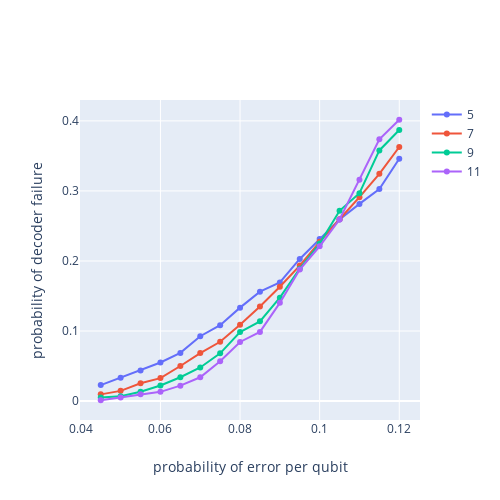

The notebook cell saved with this chart:
### Code cell
plot_plotly(x, y, [5, 7, 9, 11])
